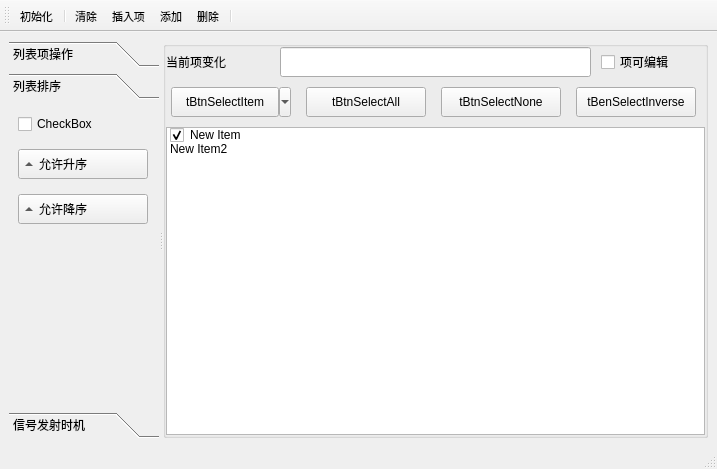
<?xml version="1.0" encoding="UTF-8"?>
<ui version="4.0">
 <class>MainWindow</class>
 <widget class="QMainWindow" name="MainWindow">
  <property name="geometry">
   <rect>
    <x>0</x>
    <y>0</y>
    <width>717</width>
    <height>469</height>
   </rect>
  </property>
  <property name="windowTitle">
   <string>MainWindow</string>
  </property>
  <widget class="QWidget" name="centralwidget">
   <layout class="QVBoxLayout" name="verticalLayout_4">
    <item>
     <widget class="QSplitter" name="splitter">
      <property name="orientation">
       <enum>Qt::Horizontal</enum>
      </property>
      <widget class="QToolBox" name="toolBox">
       <property name="minimumSize">
        <size>
         <width>0</width>
         <height>0</height>
        </size>
       </property>
       <property name="maximumSize">
        <size>
         <width>150</width>
         <height>16777215</height>
        </size>
       </property>
       <property name="styleSheet">
        <string notr="true"/>
       </property>
       <property name="currentIndex">
        <number>1</number>
       </property>
       <widget class="QWidget" name="page">
        <property name="geometry">
         <rect>
          <x>0</x>
          <y>0</y>
          <width>150</width>
          <height>273</height>
         </rect>
        </property>
        <attribute name="icon">
         <iconset resource="res.qrc">
          <normaloff>:/img/edit.png</normaloff>:/img/edit.png</iconset>
        </attribute>
        <attribute name="label">
         <string>列表项操作</string>
        </attribute>
        <layout class="QVBoxLayout" name="verticalLayout_3">
         <property name="spacing">
          <number>0</number>
         </property>
         <property name="leftMargin">
          <number>9</number>
         </property>
         <property name="topMargin">
          <number>9</number>
         </property>
         <property name="rightMargin">
          <number>9</number>
         </property>
         <item>
          <widget class="QToolButton" name="tBtnInit">
           <property name="minimumSize">
            <size>
             <width>130</width>
             <height>40</height>
            </size>
           </property>
           <property name="autoFillBackground">
            <bool>false</bool>
           </property>
           <property name="text">
            <string>tBtnListInit</string>
           </property>
           <property name="iconSize">
            <size>
             <width>20</width>
             <height>20</height>
            </size>
           </property>
           <property name="toolButtonStyle">
            <enum>Qt::ToolButtonTextBesideIcon</enum>
           </property>
           <property name="autoRaise">
            <bool>true</bool>
           </property>
          </widget>
         </item>
         <item>
          <widget class="QToolButton" name="tBtnListClear">
           <property name="minimumSize">
            <size>
             <width>130</width>
             <height>40</height>
            </size>
           </property>
           <property name="text">
            <string>tBtnListClear</string>
           </property>
           <property name="iconSize">
            <size>
             <width>20</width>
             <height>20</height>
            </size>
           </property>
           <property name="toolButtonStyle">
            <enum>Qt::ToolButtonTextBesideIcon</enum>
           </property>
           <property name="autoRaise">
            <bool>true</bool>
           </property>
          </widget>
         </item>
         <item>
          <widget class="QToolButton" name="tBtnListInsert">
           <property name="minimumSize">
            <size>
             <width>130</width>
             <height>40</height>
            </size>
           </property>
           <property name="text">
            <string>tBtnListInsert</string>
           </property>
           <property name="iconSize">
            <size>
             <width>20</width>
             <height>20</height>
            </size>
           </property>
           <property name="toolButtonStyle">
            <enum>Qt::ToolButtonTextBesideIcon</enum>
           </property>
           <property name="autoRaise">
            <bool>true</bool>
           </property>
          </widget>
         </item>
         <item>
          <widget class="QToolButton" name="tBtnListAppend">
           <property name="minimumSize">
            <size>
             <width>130</width>
             <height>40</height>
            </size>
           </property>
           <property name="text">
            <string>tBtnListAppend</string>
           </property>
           <property name="iconSize">
            <size>
             <width>20</width>
             <height>20</height>
            </size>
           </property>
           <property name="toolButtonStyle">
            <enum>Qt::ToolButtonTextBesideIcon</enum>
           </property>
           <property name="autoRaise">
            <bool>true</bool>
           </property>
          </widget>
         </item>
         <item>
          <widget class="QToolButton" name="tBtnListDel">
           <property name="minimumSize">
            <size>
             <width>130</width>
             <height>40</height>
            </size>
           </property>
           <property name="text">
            <string>tBtnListDelete</string>
           </property>
           <property name="iconSize">
            <size>
             <width>20</width>
             <height>20</height>
            </size>
           </property>
           <property name="toolButtonStyle">
            <enum>Qt::ToolButtonTextBesideIcon</enum>
           </property>
           <property name="autoRaise">
            <bool>true</bool>
           </property>
          </widget>
         </item>
        </layout>
       </widget>
       <widget class="QWidget" name="page_2">
        <property name="geometry">
         <rect>
          <x>0</x>
          <y>0</y>
          <width>150</width>
          <height>273</height>
         </rect>
        </property>
        <attribute name="icon">
         <iconset resource="res.qrc">
          <normaloff>:/img/init.png</normaloff>:/img/init.png</iconset>
        </attribute>
        <attribute name="label">
         <string>列表排序</string>
        </attribute>
        <layout class="QVBoxLayout" name="verticalLayout_5">
         <property name="spacing">
          <number>15</number>
         </property>
         <item>
          <widget class="QCheckBox" name="checkBox_2">
           <property name="minimumSize">
            <size>
             <width>130</width>
             <height>0</height>
            </size>
           </property>
           <property name="text">
            <string>CheckBox</string>
           </property>
          </widget>
         </item>
         <item>
          <widget class="QToolButton" name="toolButton_8">
           <property name="minimumSize">
            <size>
             <width>130</width>
             <height>30</height>
            </size>
           </property>
           <property name="text">
            <string>允许升序</string>
           </property>
           <property name="toolButtonStyle">
            <enum>Qt::ToolButtonTextBesideIcon</enum>
           </property>
           <property name="arrowType">
            <enum>Qt::UpArrow</enum>
           </property>
          </widget>
         </item>
         <item>
          <widget class="QToolButton" name="toolButton_9">
           <property name="minimumSize">
            <size>
             <width>130</width>
             <height>30</height>
            </size>
           </property>
           <property name="text">
            <string>允许降序</string>
           </property>
           <property name="toolButtonStyle">
            <enum>Qt::ToolButtonTextBesideIcon</enum>
           </property>
           <property name="arrowType">
            <enum>Qt::UpArrow</enum>
           </property>
          </widget>
         </item>
         <item>
          <spacer name="verticalSpacer">
           <property name="orientation">
            <enum>Qt::Vertical</enum>
           </property>
           <property name="sizeHint" stdset="0">
            <size>
             <width>20</width>
             <height>40</height>
            </size>
           </property>
          </spacer>
         </item>
        </layout>
       </widget>
       <widget class="QWidget" name="page_3">
        <property name="geometry">
         <rect>
          <x>0</x>
          <y>0</y>
          <width>154</width>
          <height>273</height>
         </rect>
        </property>
        <attribute name="icon">
         <iconset resource="res.qrc">
          <normaloff>:/img/new.png</normaloff>:/img/new.png</iconset>
        </attribute>
        <attribute name="label">
         <string>信号发射时机</string>
        </attribute>
        <layout class="QVBoxLayout" name="verticalLayout_2">
         <item>
          <layout class="QHBoxLayout" name="horizontalLayout_3">
           <item>
            <widget class="QToolButton" name="toolButton_11">
             <property name="text">
              <string>清空文本</string>
             </property>
            </widget>
           </item>
           <item>
            <widget class="QToolButton" name="toolButton_12">
             <property name="text">
              <string>添加空行</string>
             </property>
            </widget>
           </item>
          </layout>
         </item>
         <item>
          <widget class="QPlainTextEdit" name="plainTextEdit"/>
         </item>
        </layout>
       </widget>
      </widget>
      <widget class="QGroupBox" name="groupBox">
       <property name="title">
        <string/>
       </property>
       <layout class="QVBoxLayout" name="verticalLayout">
        <property name="spacing">
         <number>10</number>
        </property>
        <property name="leftMargin">
         <number>0</number>
        </property>
        <property name="topMargin">
         <number>0</number>
        </property>
        <property name="rightMargin">
         <number>0</number>
        </property>
        <property name="bottomMargin">
         <number>0</number>
        </property>
        <item>
         <layout class="QHBoxLayout" name="horizontalLayout" stretch="1,3,1">
          <item>
           <widget class="QLabel" name="label">
            <property name="text">
             <string>当前项变化</string>
            </property>
           </widget>
          </item>
          <item>
           <widget class="QLineEdit" name="lineEdit">
            <property name="minimumSize">
             <size>
              <width>0</width>
              <height>30</height>
             </size>
            </property>
           </widget>
          </item>
          <item>
           <widget class="QCheckBox" name="checkBoxEditable">
            <property name="text">
             <string>项可编辑</string>
            </property>
           </widget>
          </item>
         </layout>
        </item>
        <item>
         <layout class="QHBoxLayout" name="horizontalLayout_2" stretch="1,1,1,1">
          <item>
           <widget class="QToolButton" name="tBtnSelItem">
            <property name="minimumSize">
             <size>
              <width>120</width>
              <height>30</height>
             </size>
            </property>
            <property name="text">
             <string>tBtnSelectItem</string>
            </property>
            <property name="popupMode">
             <enum>QToolButton::MenuButtonPopup</enum>
            </property>
           </widget>
          </item>
          <item>
           <widget class="QToolButton" name="tBtnSelAll">
            <property name="minimumSize">
             <size>
              <width>120</width>
              <height>30</height>
             </size>
            </property>
            <property name="text">
             <string>tBtnSelectAll</string>
            </property>
            <property name="toolButtonStyle">
             <enum>Qt::ToolButtonTextBesideIcon</enum>
            </property>
           </widget>
          </item>
          <item>
           <widget class="QToolButton" name="tBtnSelNone">
            <property name="minimumSize">
             <size>
              <width>120</width>
              <height>30</height>
             </size>
            </property>
            <property name="text">
             <string>tBtnSelectNone</string>
            </property>
            <property name="toolButtonStyle">
             <enum>Qt::ToolButtonTextBesideIcon</enum>
            </property>
           </widget>
          </item>
          <item>
           <widget class="QToolButton" name="tBtnSelInv">
            <property name="minimumSize">
             <size>
              <width>120</width>
              <height>30</height>
             </size>
            </property>
            <property name="text">
             <string>tBenSelectInverse</string>
            </property>
            <property name="toolButtonStyle">
             <enum>Qt::ToolButtonTextBesideIcon</enum>
            </property>
           </widget>
          </item>
         </layout>
        </item>
        <item>
         <widget class="QListWidget" name="listWidget">
          <item>
           <property name="text">
            <string>New Item</string>
           </property>
           <property name="checkState">
            <enum>Checked</enum>
           </property>
          </item>
          <item>
           <property name="text">
            <string>New Item2</string>
           </property>
           <property name="checkState">
            <enum>Unchecked</enum>
           </property>
          </item>
         </widget>
        </item>
       </layout>
      </widget>
     </widget>
    </item>
   </layout>
  </widget>
  <widget class="QMenuBar" name="menubar">
   <property name="geometry">
    <rect>
     <x>0</x>
     <y>0</y>
     <width>717</width>
     <height>21</height>
    </rect>
   </property>
  </widget>
  <widget class="QStatusBar" name="statusbar"/>
  <widget class="QToolBar" name="toolBar">
   <property name="font">
    <font>
     <pointsize>8</pointsize>
    </font>
   </property>
   <property name="windowTitle">
    <string>toolBar</string>
   </property>
   <property name="iconSize">
    <size>
     <width>16</width>
     <height>16</height>
    </size>
   </property>
   <property name="toolButtonStyle">
    <enum>Qt::ToolButtonTextUnderIcon</enum>
   </property>
   <attribute name="toolBarArea">
    <enum>TopToolBarArea</enum>
   </attribute>
   <attribute name="toolBarBreak">
    <bool>false</bool>
   </attribute>
   <addaction name="actionInit"/>
   <addaction name="separator"/>
   <addaction name="actionClear"/>
   <addaction name="actionInsert"/>
   <addaction name="actionAdd"/>
   <addaction name="actionDelete"/>
   <addaction name="separator"/>
  </widget>
  <action name="actionInit">
   <property name="icon">
    <iconset resource="res.qrc">
     <normaloff>:/img/init.png</normaloff>:/img/init.png</iconset>
   </property>
   <property name="text">
    <string>初始化</string>
   </property>
   <property name="menuRole">
    <enum>QAction::TextHeuristicRole</enum>
   </property>
  </action>
  <action name="actionClear">
   <property name="icon">
    <iconset resource="res.qrc">
     <normaloff>:/img/clean.png</normaloff>:/img/clean.png</iconset>
   </property>
   <property name="text">
    <string>清除</string>
   </property>
   <property name="menuRole">
    <enum>QAction::TextHeuristicRole</enum>
   </property>
  </action>
  <action name="actionInsert">
   <property name="icon">
    <iconset resource="res.qrc">
     <normaloff>:/img/edit.png</normaloff>:/img/edit.png</iconset>
   </property>
   <property name="text">
    <string>插入项</string>
   </property>
   <property name="menuRole">
    <enum>QAction::TextHeuristicRole</enum>
   </property>
  </action>
  <action name="actionAdd">
   <property name="icon">
    <iconset resource="res.qrc">
     <normaloff>:/img/add.png</normaloff>:/img/add.png</iconset>
   </property>
   <property name="text">
    <string>添加</string>
   </property>
   <property name="menuRole">
    <enum>QAction::TextHeuristicRole</enum>
   </property>
  </action>
  <action name="actionDelete">
   <property name="icon">
    <iconset resource="res.qrc">
     <normaloff>:/img/delete (2).png</normaloff>:/img/delete (2).png</iconset>
   </property>
   <property name="text">
    <string>删除</string>
   </property>
   <property name="menuRole">
    <enum>QAction::TextHeuristicRole</enum>
   </property>
  </action>
  <action name="actionExit">
   <property name="icon">
    <iconset resource="res.qrc">
     <normaloff>:/img/exit.png</normaloff>:/img/exit.png</iconset>
   </property>
   <property name="text">
    <string>退出</string>
   </property>
   <property name="menuRole">
    <enum>QAction::TextHeuristicRole</enum>
   </property>
  </action>
  <action name="actionSelAll">
   <property name="icon">
    <iconset resource="res.qrc">
     <normaloff>:/img/all.png</normaloff>:/img/all.png</iconset>
   </property>
   <property name="text">
    <string>选择全部</string>
   </property>
   <property name="menuRole">
    <enum>QAction::TextHeuristicRole</enum>
   </property>
  </action>
  <action name="actionSelNone">
   <property name="icon">
    <iconset resource="res.qrc">
     <normaloff>:/img/none.png</normaloff>:/img/none.png</iconset>
   </property>
   <property name="text">
    <string>全部清空</string>
   </property>
   <property name="menuRole">
    <enum>QAction::AboutRole</enum>
   </property>
  </action>
  <action name="actionSelInvs">
   <property name="icon">
    <iconset resource="res.qrc">
     <normaloff>:/img/inverse.png</normaloff>:/img/inverse.png</iconset>
   </property>
   <property name="text">
    <string>全部反选</string>
   </property>
   <property name="menuRole">
    <enum>QAction::TextHeuristicRole</enum>
   </property>
  </action>
  <action name="actionSelPopMenu">
   <property name="icon">
    <iconset resource="res.qrc">
     <normaloff>:/img/down.png</normaloff>:/img/down.png</iconset>
   </property>
   <property name="text">
    <string>选择项</string>
   </property>
   <property name="menuRole">
    <enum>QAction::TextHeuristicRole</enum>
   </property>
  </action>
 </widget>
 <resources>
  <include location="res.qrc"/>
 </resources>
 <connections>
  <connection>
   <sender>actionSelPopMenu</sender>
   <signal>triggered()</signal>
   <receiver>actionSelInvs</receiver>
   <slot>trigger()</slot>
   <hints>
    <hint type="sourcelabel">
     <x>-1</x>
     <y>-1</y>
    </hint>
    <hint type="destinationlabel">
     <x>-1</x>
     <y>-1</y>
    </hint>
   </hints>
  </connection>
 </connections>
</ui>
